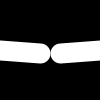
Frame 1 (no input)
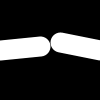
Frame 60 (the mouse pressed at the canvas centre just before this capture)
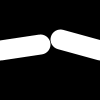
Frame 120 (the mouse held since frame 60 and released just before this capture)

The Processing sketch that drew these frames (run headless with seeded random() and noise(); from frame 60 on, the mouse is pressed at the canvas centre):

// Processing sketch: _08
// ── _08.pde
float inc1 = 0.1;
float n1 = 0.0;
float inc2 = 0.09;
float n2 = 0.0;

void setup() {
  size(100, 100);
  stroke(255);
  strokeWeight(20);
  smooth();
}

void draw() {
  background(0);
  float y1 = (noise(n1) - 0.5) * 30.0; // Values -15 to 15
  float y2 = (noise(n2) - 0.5) * 30.0; // Values -15 to 15
  line(0, 50, 40, 50 + y1);
  line(100, 50, 60, 50 + y2);
  n1 += inc1;
  n2 += inc2;
}
